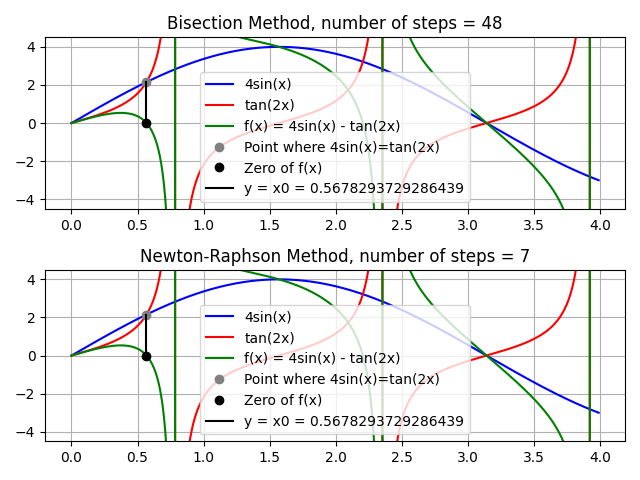

Recreate this plot in Python.
import numpy as np
import matplotlib.pyplot as plt
plt.rcParams.update({'figure.autolayout': True})


def f(x): return 4*np.sin(x) - np.tan(2*x)


def df(x): return 4*np.cos(x) - 2 / np.cos(2*x)**2


# Find the zeros between 0 and pi/2 of the function f(x) = 4sin(x) - tan(2x) using bisection method

x1 = 0.2
x2 = 0.7
error = 1e-15
n_stepsB = 0

while (x2 - x1) / 2 > error:
    xb = (x1 + x2) / 2
    if f(xb)*f(x1) > 0:
        x1 = xb
    else:
        x2 = xb
    n_stepsB += 1
x0B = (x1 + x2) / 2

# Find the zeros between 0 and pi/2 of the function f(x) = 4sin(x) - tan(2x) using Newton-Raphson method

x = 0.5
delX = 1e10
n_stepsNR = 0
while abs(delX) > error:
    n_stepsNR += 1
    delX = - f(x) / df(x)
    x += delX
    print(n_stepsNR, x, delX)

x0NR = x

# Graphics
x = np.arange(0, 4, 0.01)

# Bisection graphic
plt.subplot(2, 1, 1)
plt.plot(x, 4*np.sin(x), '-b', label='4sin(x)')
plt.plot(x, np.tan(2*x), '-r', label='tan(2x)')
plt.plot(x, f(x), '-g', label='f(x) = 4sin(x) - tan(2x)')
plt.plot(x0B, 4 * np.sin(x0B), 'o', color='grey', label='Point where 4sin(x)=tan(2x)')
plt.plot(x0B, f(x0B), 'o', color='black', label='Zero of f(x)')
plt.axvline(x=x0B, ymin=0.5, ymax=(4.5 + 4 * np.sin(x0B)) / 9, color='black', label=f'y = x0 = {x0B}')
plt.ylim(-4.5, 4.5)
plt.legend()
plt.grid()
plt.title(f'Bisection Method, number of steps = {n_stepsB}')

# Newton-Raphson graphic
plt.subplot(2, 1, 2)
plt.plot(x, 4*np.sin(x), '-b', label='4sin(x)')
plt.plot(x, np.tan(2*x), '-r', label='tan(2x)')
plt.plot(x, f(x), '-g', label='f(x) = 4sin(x) - tan(2x)')
plt.plot(x0NR, 4 * np.sin(x0NR), 'o', color='grey', label='Point where 4sin(x)=tan(2x)')
plt.plot(x0NR, f(x0NR), 'o', color='black', label='Zero of f(x)')
plt.axvline(x=x0NR, ymin=0.5, ymax=(4.5 + 4 * np.sin(x0NR)) / 9, color='black', label=f'y = x0 = {x0NR}')
plt.ylim(-4.5, 4.5)
plt.legend()
plt.grid()
plt.title(f'Newton-Raphson Method, number of steps = {n_stepsNR}')

plt.savefig("zero_functions.png")

plt.show()
